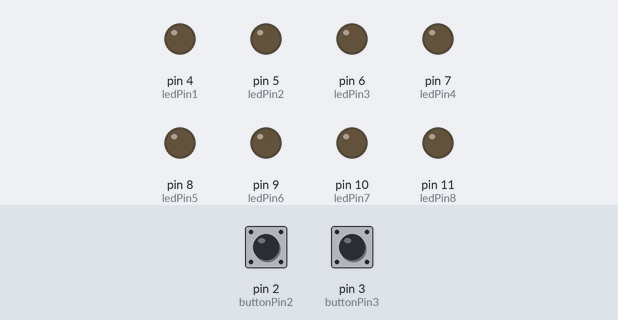
Bench run of a sketch on a simulated Arduino Uno, built with avr-gcc and run on an emulated ATmega328P. Shown: output pins drawn as LEDs (lit = HIGH). Dashed ring = blinking. The inputs (shaded band) are chosen by the test bench; at power-on: pin 2 (buttonPin2) LOW, pin 3 (buttonPin3) LOW.

Above: at 1.2 s.
1.3 s: pin 2 (buttonPin2) pulled HIGH for 0.15 s
At 2.6 s:
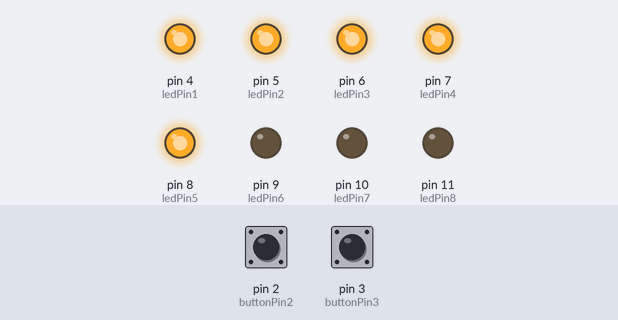
3.2 s: pin 3 (buttonPin3) pulled HIGH for 0.15 s
At 3.35 s:
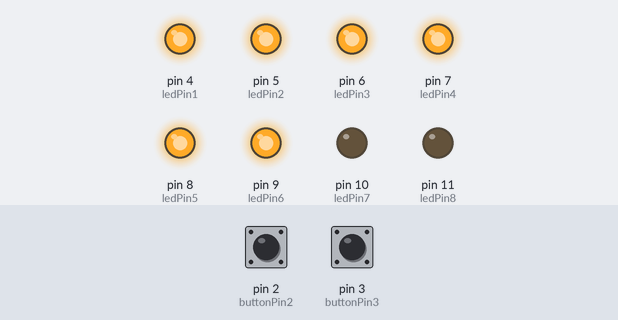
5.6 s: pin 3 (buttonPin3) pulled HIGH for 1 s
At 6.05 s:
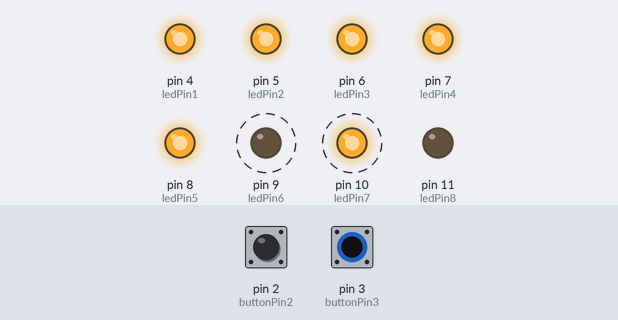
8.6 s: pin 3 (buttonPin3) pulled HIGH for 3.2 s
At 9.35 s:
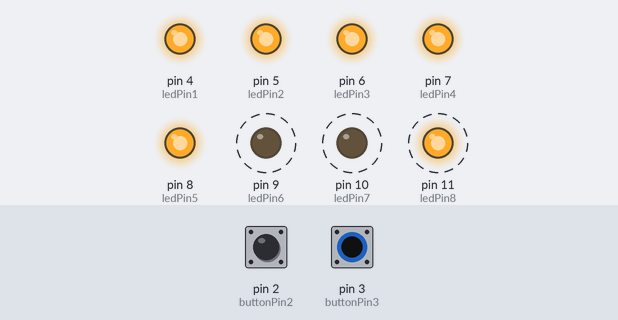
Timing chart, 0 to 13.7 s (numbered marks = the images above; inputs shaded):
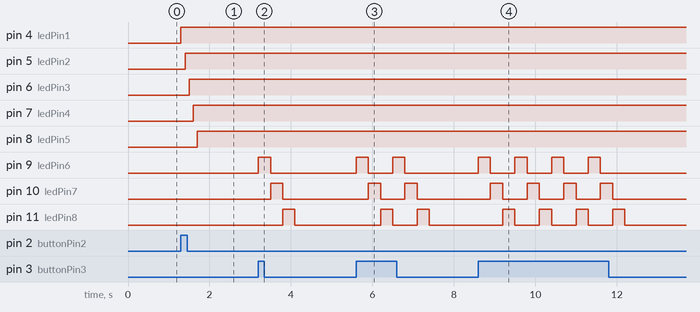

Measured:
- after the input at 1.3 s, pin 4 (ledPin1): LOW → HIGH at once; pin 5 (ledPin2): LOW → HIGH after 0.10 s; pin 6 (ledPin3): LOW → HIGH after 0.20 s; pin 7 (ledPin4): LOW → HIGH after 0.30 s; pin 8 (ledPin5): LOW → HIGH after 0.40 s
- after the input at 3.2 s, pin 9 (ledPin6): LOW → HIGH at once, → LOW 0.30 s later; pin 10 (ledPin7): LOW → HIGH after 0.30 s, → LOW 0.30 s later; pin 11 (ledPin8): LOW → HIGH after 0.60 s, → LOW 0.30 s later
- after the input at 5.6 s, pin 9 (ledPin6): alternates HIGH for 0.30 s and LOW for 0.60 s, 4 changes in all, then stays LOW, starting at once; pin 10 (ledPin7): alternates HIGH for 0.30 s and LOW for 0.60 s, 4 changes in all, then stays LOW, starting after 0.30 s
- after the input at 8.6 s, pin 9 (ledPin6): alternates HIGH for 0.30 s and LOW for 0.60 s, 8 changes in all, then stays LOW, starting at once; pin 10 (ledPin7): alternates HIGH for 0.30 s and LOW for 0.60 s, 8 changes in all, then stays LOW, starting after 0.30 s

The sketch:

Orion_Final.ino
```cpp
// Author: Isaac Abella, Roger Smith, Daniel Phan, Grey Ellington
// Description: EF 152 Project 2: Code implementation

const int buttonPin2 = 2; // Button 1 rightmost button
const int buttonPin3 = 3; // Button 2 lefftmost button

const int ledPin1 = 4;
const int ledPin2 = 5;
const int ledPin3 = 6;
const int ledPin4 = 7;
const int ledPin5 = 8;
const int ledPin6 = 9;
const int ledPin7 = 10;
const int ledPin8 = 11;

bool loadCheck = false; // used to prevent flashing in loop

/*
General Instruction: The led pins 1 - 5 will light up sequentially

Than when you press button 2, the led pins 6 - 8. will light up in order as a pulse.
*/

void setup()
{ // set the inputs and outputs.
    pinMode(buttonPin2, INPUT);
    pinMode(buttonPin3, INPUT);

    pinMode(ledPin1, OUTPUT);
    pinMode(ledPin2, OUTPUT);
    pinMode(ledPin3, OUTPUT);
    pinMode(ledPin4, OUTPUT);
    pinMode(ledPin5, OUTPUT);
    pinMode(ledPin6, OUTPUT);
    pinMode(ledPin7, OUTPUT);
    pinMode(ledPin8, OUTPUT);
}

void loop()
{
    // Check the state of buttonPin2 (button 1)
    int buttonState2 = digitalRead(buttonPin2);

    // If button 1 is pressed, turn on the LEDs sequentially
    if (buttonState2 == HIGH) {
        digitalWrite(ledPin1, HIGH);
        delay(100);
        digitalWrite(ledPin2, HIGH);
        delay(100);
        digitalWrite(ledPin3, HIGH);
        delay(100);
        digitalWrite(ledPin4, HIGH);
        delay(100);
        digitalWrite(ledPin5, HIGH);
        delay(100);
    }

  // TODO create the arrow function still after testing wiring
  int buttonState3 = digitalRead(buttonPin3);

   if (buttonState3 == HIGH) {
        // Button 2 (buttonPin3) is pressed
        digitalWrite(ledPin6, HIGH);
        delay(300);
        digitalWrite(ledPin6, LOW);
        digitalWrite(ledPin7, HIGH);
        delay(300);
        digitalWrite(ledPin7, LOW);
        digitalWrite(ledPin8, HIGH);
        delay(300);
        digitalWrite(ledPin8, LOW);
    }
}
```
